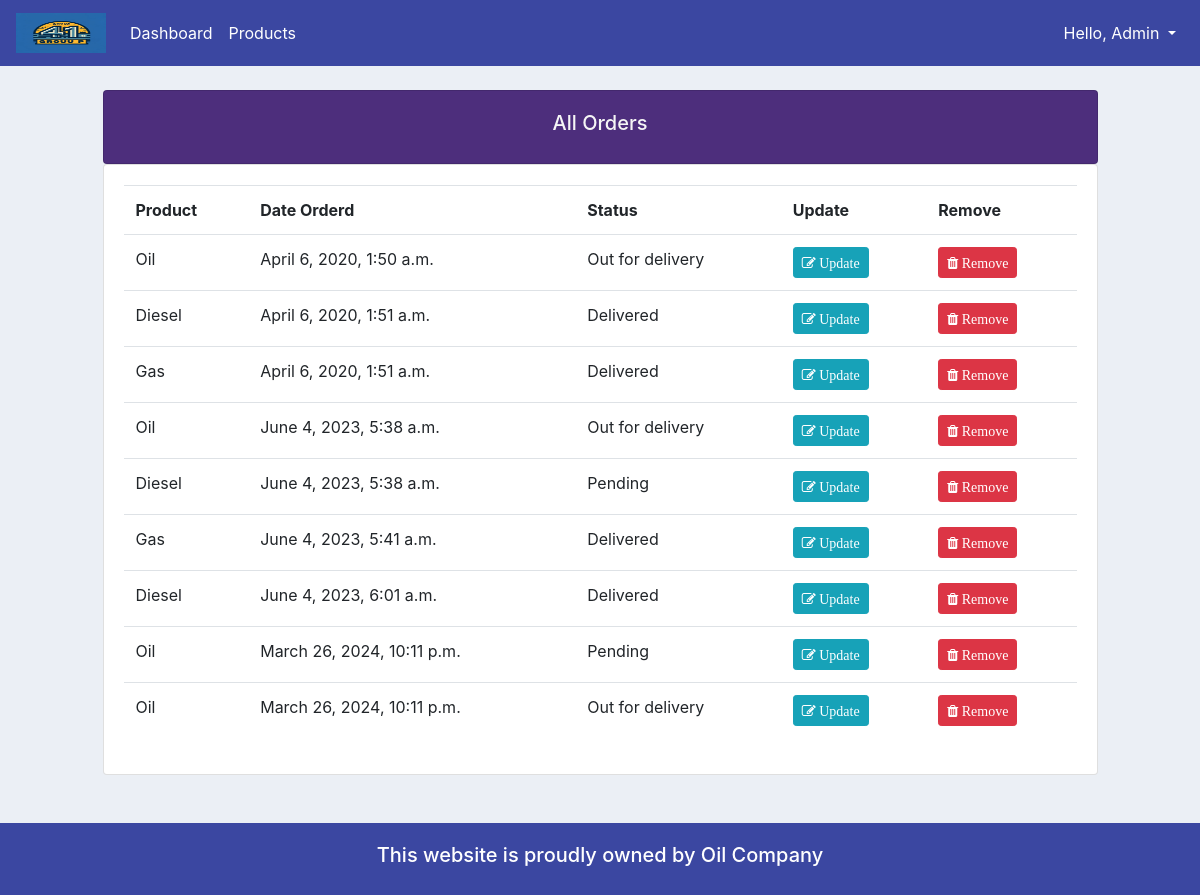
The app's page /all-orders/ (signed in) with its own data.
### accounts/models.py (models this page shows, shortened)
class Order(models.Model):
    STATUS = (
        ('Pending', 'Pending'),
        ('Out for delivery', 'Out for delivery'),
        ('Delivered', 'Delivered'),
    )
    customer = models.ForeignKey(Customer, null=True, on_delete=models.SET_NULL) # one to many relationships
    product = models.ForeignKey(Product, null=True, on_delete=models.SET_NULL) # one to many relationships
    date_created = models.DateTimeField(auto_now_add=True, null=True)
    status = models.CharField(max_length=200, null=True, choices=STATUS)
    note = models.CharField(max_length=1000, null=True) # for custom Search

class Product(models.Model):
    CATEGORY = (
        ('Indoor', 'Indoor'),
        ('Out Door', 'Out Door'),
    )
    name = models.CharField(max_length=200, null=True)
    price = models.FloatField(null=True)
    category = models.CharField(max_length=200, null=True, choices=CATEGORY)
    description = models.CharField(max_length=200, null=True, blank=True)
    date_created = models.DateTimeField(auto_now_add=True, null=True)
    tags = models.ManyToManyField(Tag) # Many to Many relationships
    def __str__(self):
        return self.name

### accounts/decorators.py (the view)
	def wrapper_function(request, *args, **kwargs):
		group = None
		if request.user.groups.exists():
			group = request.user.groups.all()[0].name
		if group == 'customer':
			return redirect('user-page')
		if group == 'admin':
			return view_func(request, *args, **kwargs)

### accounts/views.py (called while the page is built)
@login_required(login_url='login')
@admin_only # if customer the redirect to user-page and if admin redirect to view_func
def allOrders(request):
    orders = Order.objects.all()
    context = {
        'orders':orders,
    }
    return render(request, 'accounts/all_orders.html', context)

### accounts/templates/accounts/all_orders.html
{%  extends 'accounts/main.html' %}
{% block content %}
		<br>
		<div class="row">
            <div class="col-1"></div>
			<div class="col-md-10">
				<div class="card card-body" style="background-color: #4d2e7c; color: whitesmoke; text-align: center;">
					<h5>All Orders</h5>
				</div>
				<div class="card card-body">
					<table class="table">
						<tr>
                            <th>Product</th>
                            <th>Date Orderd</th>
                            <th>Status</th>
                            <th>Update</th>
                            <th>Remove</th>
                        </tr>
                        {% for order in orders %}
                            <tr>
                                <td>{{ order.product }}</td>
                                <td>{{ order.date_created }}</td>
                                <td>{{ order.status }}</td>
                                <td><a class="btn btn-sm btn-info" href="{% url 'updateOrder' order.id %}"><i class="fa fa-edit"> Update</i></a></td>
                                <td><a class="btn btn-sm btn-danger" href="{% url 'delete_order' order.id %}"><i class="fa fa-trash"> Remove</i></a></td>
                            </tr>
                        {% endfor %}
					</table>
				</div>
			</div>
		</div>
{% endblock content %}

### accounts/templates/accounts/navbar.html (shortened to what this page needs)
{% load static %}
{% load qr_code %}
<nav class="navbar navbar-expand-lg navbar-dark" style="background-color: #3B47A1;">
  <a class="navbar-brand" href="{% url 'home' %}">
    <img src="{% static 'images/logo1.png' %}" width="90" height="40" alt="">
  </a>
  <div class="collapse navbar-collapse" id="navbarSupportedContent">
    <ul class="navbar-nav mr-auto">
      {% if request.user.is_staff %}
      <li class="nav-item active">
        <a class="nav-link" href="{% url 'home' %}">Dashboard</a>
      </li>
      <li class="nav-item active">
        <a class="nav-link" href="{% url 'products' %}">Products</a>
      </li>
      {% else %}
      <li class="nav-item active">
        <a class="nav-link" href="{% url 'account' %}">Settings</a>
      </li>
      {% endif %}
    </ul>
    <ul class="navbar-nav">
      <li class="nav-item dropdown">
        <a class="nav-link dropdown-toggle" href="#" id="navbarDropdown" role="button" data-toggle="dropdown"
          aria-haspopup="true" aria-expanded="false" style="color: #fff;">
          Hello, {{request.user}}
        </a>
      </li>
    </ul>
  </div>
</nav>

### static/css/main.css (style rules this page uses)
body { background-color: #ebeff5; }

### records on screen
Order: product "Oil", date_created "April 6, 2020, 1:50 a.m.", status "Out for delivery"
Order: product "Diesel", date_created "April 6, 2020, 1:51 a.m.", status "Delivered"
Order: product "Gas", date_created "April 6, 2020, 1:51 a.m.", status "Delivered"
Order: product "Oil", date_created "June 4, 2023, 5:38 a.m.", status "Out for delivery"
Order: product "Diesel", date_created "June 4, 2023, 5:38 a.m.", status "Pending"
Order: product "Gas", date_created "June 4, 2023, 5:41 a.m.", status "Delivered"
Order: product "Diesel", date_created "June 4, 2023, 6:01 a.m.", status "Delivered"
Order: product "Oil", date_created "March 26, 2024, 10:11 p.m.", status "Pending"
Order: product "Oil", date_created "March 26, 2024, 10:11 p.m.", status "Out for delivery"

### other values on screen
{{ request.user }} "Admin"
